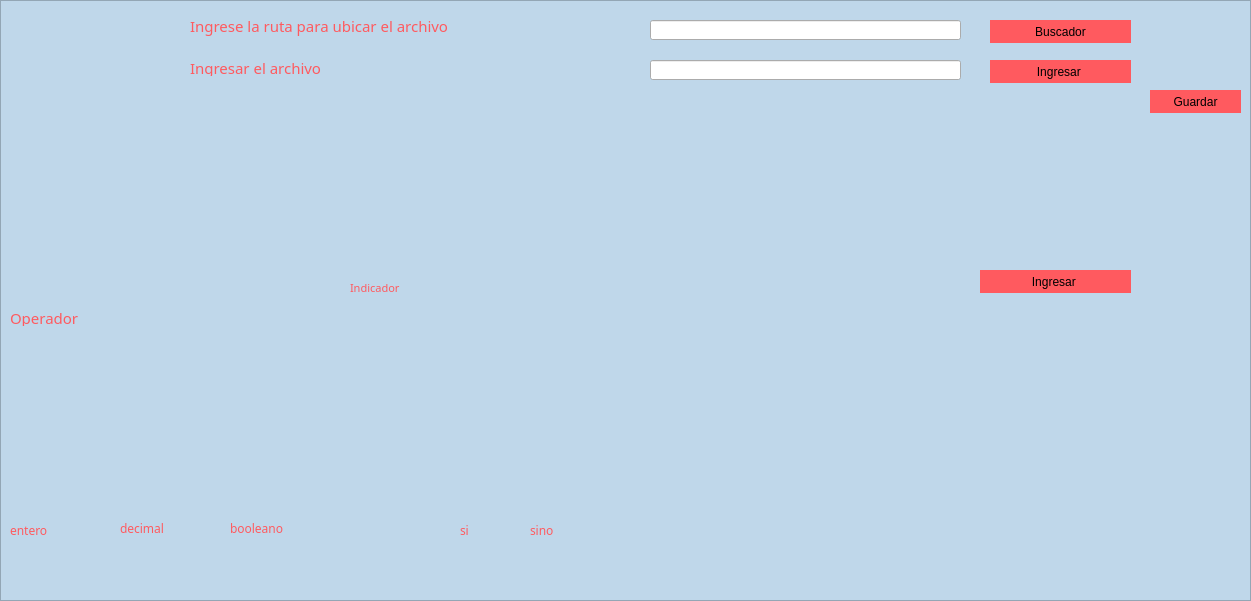
   <widget class="QFrame" name="frame">
    <property name="geometry">
     <rect>
      <x>0</x>
      <y>0</y>
      <width>1251</width>
      <height>601</height>
     </rect>
    </property>
    <property name="styleSheet">
     <string notr="true">QFrame{
background-color:#bfd7ea;
}


QPushButton{
background-color: #aa55ff;
border-top-left-radius: 20px;
border-bottom-left-radius: 20px;

font: 75 12pt &quot;Arial Narrow&quot;;
	
}

QPushButton:hover{
background-color: white;
border-top-left-radius: 20px;
border-bottom-left-radius: 20px;

font: 75 12pt &quot;Arial Narrow&quot;;
}</string>
    </property>
    <property name="frameShape">
     <enum>QFrame::StyledPanel</enum>
    </property>
    <property name="frameShadow">
     <enum>QFrame::Raised</enum>
    </property>
    <widget class="QLabel" name="label_2">
     <property name="geometry">
      <rect>
       <x>190</x>
       <y>10</y>
       <width>431</width>
       <height>31</height>
      </rect>
     </property>
     <property name="font">
      <font>
       <family>OCR A Std</family>
       <pointsize>11</pointsize>
       <weight>50</weight>
       <italic>false</italic>
       <bold>false</bold>
      </font>
     </property>
     <property name="styleSheet">
      <string notr="true">color: rgb(255, 90, 95);

font: 11pt &quot;OCR A Std&quot;;</string>
     </property>
     <property name="text">
      <string>Ingrese la ruta para ubicar el archivo</string>
     </property>
    </widget>
    <widget class="QPushButton" name="busca_btn">
     <property name="geometry">
      <rect>
       <x>990</x>
       <y>20</y>
       <width>141</width>
       <height>23</height>
      </rect>
     </property>
     <property name="styleSheet">
      <string notr="true">QPushButton{
background-color: #ff5a5f;
font: 87 12pt &quot;Arial Black&quot;;
border-radius:0px;
}

QPushButton:hover{
background-color: white;
font: 87 12pt &quot;Arial Black&quot;;

}
</string>
     </property>
     <property name="text">
      <string>Buscador</string>
     </property>
    </widget>
    <widget class="QLineEdit" name="filename">
     <property name="geometry">
      <rect>
       <x>650</x>
       <y>20</y>
       <width>311</width>
       <height>20</height>
      </rect>
     </property>
    </widget>
    <widget class="QPushButton" name="ingresa_btn_4">
     <property name="geometry">
      <rect>
       <x>980</x>
       <y>270</y>
       <width>151</width>
       <height>23</height>
      </rect>
     </property>
     <property name="styleSheet">
      <string notr="true">QPushButton{
background-color: #ff5a5f;
font: 87 12pt &quot;Arial Black&quot;;
border-radius:0px;
}

QPushButton:hover{
background-color: white;
font: 87 12pt &quot;Arial Black&quot;;

}
</string>
     </property>
     <property name="text">
      <string>Ingresar </string>
     </property>
    </widget>
    <widget class="QLabel" name="label_28">
     <property name="geometry">
      <rect>
       <x>10</x>
       <y>520</y>
       <width>81</width>
       <height>21</height>
      </rect>
     </property>
     <property name="font">
      <font>
       <family>OCR A Std</family>
       <pointsize>9</pointsize>
       <weight>50</weight>
       <italic>false</italic>
       <bold>false</bold>
      </font>
     </property>
     <property name="styleSheet">
      <string notr="true">color: rgb(255, 90, 95);

font: 9pt &quot;OCR A Std&quot;;</string>
     </property>
     <property name="text">
      <string>entero</string>
     </property>
    </widget>
    <widget class="QPushButton" name="ingresa_btn_2">
     <property name="geometry">
      <rect>
       <x>990</x>
       <y>60</y>
       <width>141</width>
       <height>23</height>
      </rect>
     </property>
     <property name="styleSheet">
      <string notr="true">QPushButton{
background-color: #ff5a5f;
font: 87 12pt &quot;Arial Black&quot;;
border-radius:0px;
}

QPushButton:hover{
background-color: white;
font: 87 12pt &quot;Arial Black&quot;;

}
</string>
     </property>
     <property name="text">
      <string>Ingresar </string>
     </property>
    </widget>
    <widget class="QLineEdit" name="filename_2">
     <property name="geometry">
      <rect>
       <x>650</x>
       <y>60</y>
       <width>311</width>
       <height>20</height>
      </rect>
     </property>
    </widget>
    <widget class="QLabel" name="label">
     <property name="geometry">
      <rect>
       <x>190</x>
       <y>60</y>
       <width>241</width>
       <height>16</height>
      </rect>
     </property>
     <property name="font">
      <font>
       <family>OCR A Std</family>
       <pointsize>11</pointsize>
       <weight>50</weight>
       <italic>false</italic>
       <bold>false</bold>
      </font>
     </property>
     <property name="styleSheet">
      <string notr="true">color: rgb(255, 90, 95);

font: 11pt &quot;OCR A Std&quot;;</string>
     </property>
     <property name="text">
      <string>Ingresar el archivo</string>
     </property>
    </widget>
    <widget class="QLabel" name="label_4">
     <property name="geometry">
      <rect>
       <x>350</x>
       <y>280</y>
       <width>91</width>
       <height>16</height>
      </rect>
     </property>
     <property name="font">
      <font>
       <family>OCR A Std</family>
       <pointsize>8</pointsize>
       <weight>50</weight>
       <italic>false</italic>
       <bold>false</bold>
      </font>
     </property>
     <property name="styleSheet">
      <string notr="true">color: rgb(255, 90, 95);

font: 8pt &quot;OCR A Std&quot;;</string>
     </property>
     <property name="text">
      <string>Indicador</string>
     </property>
    </widget>
    <widget class="QLabel" name="label_3">
     <property name="geometry">
      <rect>
       <x>10</x>
       <y>310</y>
       <width>101</width>
       <height>16</height>
      </rect>
     </property>
     <property name="font">
      <font>
       <family>OCR A Std</family>
       <pointsize>11</pointsize>
       <weight>50</weight>
       <italic>false</italic>
       <bold>false</bold>
      </font>
     </property>
     <property name="styleSheet">
      <string notr="true">color: rgb(255, 90, 95);

font: 11pt &quot;OCR A Std&quot;;</string>
     </property>
     <property name="text">
      <string>Operador</string>
     </property>
    </widget>
    <widget class="QLabel" name="label_27">
     <property name="geometry">
      <rect>
       <x>120</x>
       <y>520</y>
       <width>81</width>
       <height>16</height>
      </rect>
     </property>
     <property name="font">
      <font>
       <family>OCR A Std</family>
       <pointsize>9</pointsize>
       <weight>50</weight>
       <italic>false</italic>
       <bold>false</bold>
      </font>
     </property>
     <property name="styleSheet">
      <string notr="true">color: rgb(255, 90, 95);

font: 9pt &quot;OCR A Std&quot;;</string>
     </property>
     <property name="text">
      <string>decimal</string>
     </property>
    </widget>
    <widget class="QLabel" name="label_25">
     <property name="geometry">
      <rect>
       <x>230</x>
       <y>520</y>
       <width>71</width>
       <height>16</height>
      </rect>
     </property>
     <property name="font">
      <font>
       <family>OCR A Std</family>
       <pointsize>9</pointsize>
       <weight>50</weight>
       <italic>false</italic>
       <bold>false</bold>
      </font>
     </property>
     <property name="styleSheet">
      <string notr="true">color: rgb(255, 90, 95);

font: 9pt &quot;OCR A Std&quot;;</string>
     </property>
     <property name="text">
      <string>booleano</string>
     </property>
    </widget>
    <widget class="QLabel" name="label_30">
     <property name="geometry">
      <rect>
       <x>460</x>
       <y>520</y>
       <width>21</width>
       <height>21</height>
      </rect>
     </property>
     <property name="font">
      <font>
       <family>OCR A Std</family>
       <pointsize>9</pointsize>
       <weight>50</weight>
       <italic>false</italic>
       <bold>false</bold>
      </font>
     </property>
     <property name="styleSheet">
      <string notr="true">color: rgb(255, 90, 95);

font: 9pt &quot;OCR A Std&quot;;</string>
     </property>
     <property name="text">
      <string>si</string>
     </property>
    </widget>
    <widget class="QLabel" name="label_29">
     <property name="geometry">
      <rect>
       <x>530</x>
       <y>520</y>
       <width>41</width>
       <height>20</height>
      </rect>
     </property>
     <property name="font">
      <font>
       <family>OCR A Std</family>
       <pointsize>9</pointsize>
       <weight>50</weight>
       <italic>false</italic>
       <bold>false</bold>
      </font>
     </property>
     <property name="styleSheet">
      <string notr="true">color: rgb(255, 90, 95);

font: 9pt &quot;OCR A Std&quot;;</string>
     </property>
     <property name="text">
      <string>sino</string>
     </property>
    </widget>
    <widget class="QPushButton" name="ingresa_btn_5">
     <property name="geometry">
      <rect>
       <x>1150</x>
       <y>90</y>
       <width>91</width>
       <height>23</height>
      </rect>
     </property>
     <property name="styleSheet">
      <string notr="true">QPushButton{
background-color: #ff5a5f;
font: 87 12pt &quot;Arial Black&quot;;
border-radius:0px;
}

QPushButton:hover{
background-color: white;
font: 87 12pt &quot;Arial Black&quot;;

}
</string>
     </property>
     <property name="text">
      <string>Guardar</string>
     </property>
    </widget>
   </widget>
